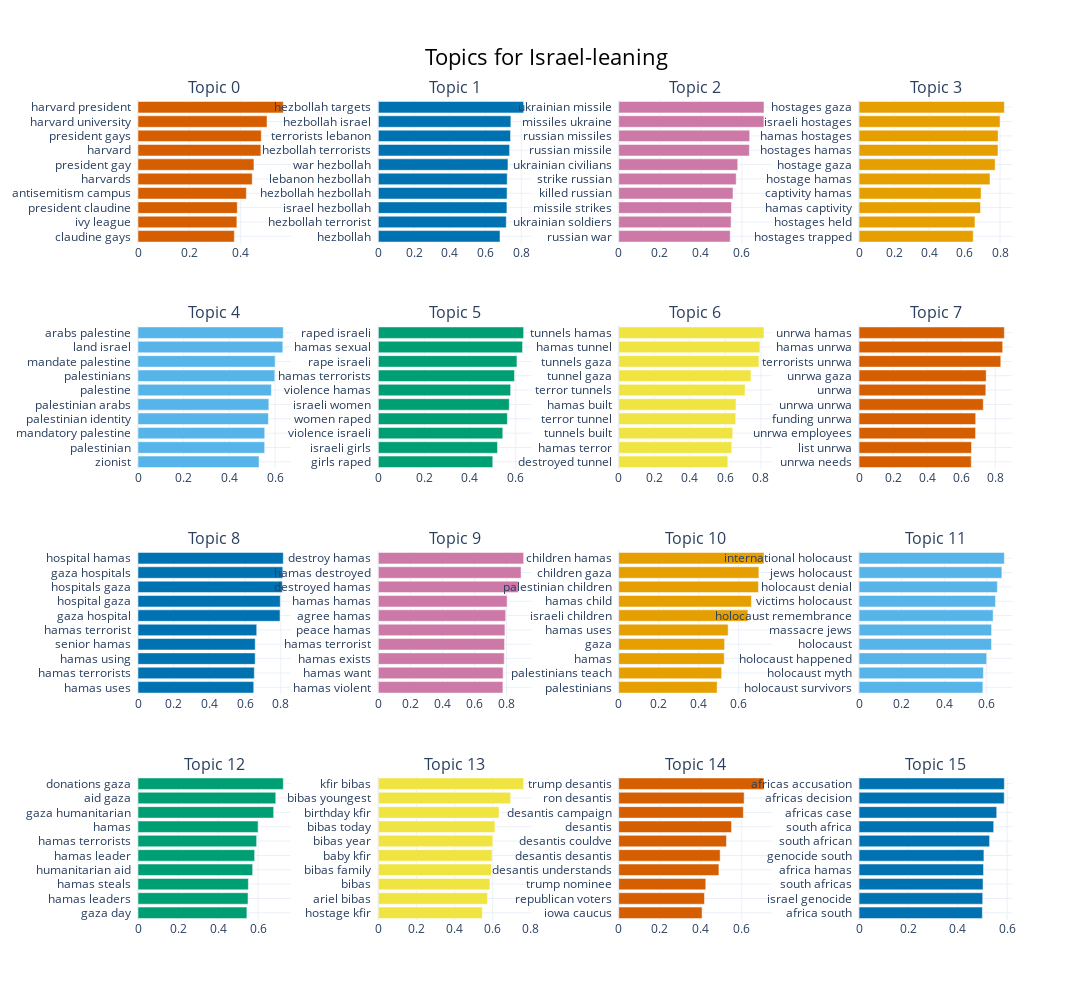

The notebook cell this image was saved under:
### Code cell
topic_model.visualize_barchart(top_n_topics = 16, n_words = 20, title = "Topics for Israel-leaning", height = 250, width = 350)

### Figure 1 — Plotly figure (JSON) as saved in the notebook; plotly's stock layout.template omitted (floating-point values rounded to 4 significant figures)
{"data": [{"marker": {"color": "#D55E00"}, "orientation": "h", "type": "bar", "x": [0.3753, 0.3852, 0.3868, 0.4221, 0.445, 0.4517, 0.4788, 0.4803, 0.5027, 0.566], "xaxis": "x", "y": ["claudine gays  ", "ivy league  ", "president claudine  ", "antisemitism campus  ", "harvards  ", "president gay  ", "harvard  ", "president gays  ", "harvard university  ", "harvard president  "], "yaxis": "y"}, {"marker": {"color": "#0072B2"}, "orientation": "h", "type": "bar", "x": [0.6813, 0.7164, 0.72, 0.7209, 0.7217, 0.7258, 0.735, 0.7404, 0.742, 0.8137], "xaxis": "x2", "y": ["hezbollah  ", "hezbollah terrorist  ", "israel hezbollah  ", "hezbollah hezbollah  ", "lebanon hezbollah  ", "war hezbollah  ", "hezbollah terrorists  ", "terrorists lebanon  ", "hezbollah israel  ", "hezbollah targets  "], "yaxis": "y2"}, {"marker": {"color": "#CC79A7"}, "orientation": "h", "type": "bar", "x": [0.5427, 0.5471, 0.549, 0.5564, 0.5719, 0.5795, 0.636, 0.6376, 0.7069, 0.7073], "xaxis": "x3", "y": ["russian war  ", "ukrainian soldiers  ", "missile strikes  ", "killed russian  ", "strike russian  ", "ukrainian civilians  ", "russian missile  ", "russian missiles  ", "missiles ukraine  ", "ukrainian missile  "], "yaxis": "y3"}, {"marker": {"color": "#E69F00"}, "orientation": "h", "type": "bar", "x": [0.6477, 0.6575, 0.689, 0.6923, 0.7428, 0.7719, 0.7882, 0.7889, 0.7997, 0.8243], "xaxis": "x4", "y": ["hostages trapped  ", "hostages held  ", "hamas captivity  ", "captivity hamas  ", "hostage hamas  ", "hostage gaza  ", "hostages hamas  ", "hamas hostages  ", "israeli hostages  ", "hostages gaza  "], "yaxis": "y4"}, {"marker": {"color": "#56B4E9"}, "orientation": "h", "type": "bar", "x": [0.5298, 0.5544, 0.5546, 0.5706, 0.5726, 0.5838, 0.5989, 0.5999, 0.6338, 0.6359], "xaxis": "x5", "y": ["zionist  ", "palestinian  ", "mandatory palestine  ", "palestinian identity  ", "palestinian arabs  ", "palestine  ", "palestinians  ", "mandate palestine  ", "land israel  ", "arabs palestine  "], "yaxis": "y5"}, {"marker": {"color": "#009E73"}, "orientation": "h", "type": "bar", "x": [0.4995, 0.5202, 0.5432, 0.5634, 0.5715, 0.5775, 0.5944, 0.6051, 0.6295, 0.6344], "xaxis": "x6", "y": ["girls raped  ", "israeli girls  ", "violence israeli  ", "women raped  ", "israeli women  ", "violence hamas  ", "hamas terrorists  ", "rape israeli  ", "hamas sexual  ", "raped israeli  "], "yaxis": "y6"}, {"marker": {"color": "#F0E442"}, "orientation": "h", "type": "bar", "x": [0.6139, 0.6361, 0.6416, 0.6584, 0.6599, 0.7109, 0.744, 0.7888, 0.7944, 0.8174], "xaxis": "x7", "y": ["destroyed tunnel  ", "hamas terror  ", "tunnels built  ", "terror tunnel  ", "hamas built  ", "terror tunnels  ", "tunnel gaza  ", "tunnels gaza  ", "hamas tunnel  ", "tunnels hamas  "], "yaxis": "y7"}, {"marker": {"color": "#D55E00"}, "orientation": "h", "type": "bar", "x": [0.6592, 0.6607, 0.6846, 0.6853, 0.7299, 0.7448, 0.7469, 0.8327, 0.8438, 0.8537], "xaxis": "x8", "y": ["unrwa needs  ", "list unrwa  ", "unrwa employees  ", "funding unrwa  ", "unrwa unrwa  ", "unrwa  ", "unrwa gaza  ", "terrorists unrwa  ", "hamas unrwa  ", "unrwa hamas  "], "yaxis": "y8"}, {"marker": {"color": "#0072B2"}, "orientation": "h", "type": "bar", "x": [0.6484, 0.6517, 0.6565, 0.6568, 0.6652, 0.7957, 0.797, 0.8087, 0.8112, 0.814], "xaxis": "x9", "y": ["hamas uses  ", "hamas terrorists  ", "hamas using  ", "senior hamas  ", "hamas terrorist  ", "gaza hospital  ", "hospital gaza  ", "hospitals gaza  ", "gaza hospitals  ", "hospital hamas  "], "yaxis": "y9"}, {"marker": {"color": "#CC79A7"}, "orientation": "h", "type": "bar", "x": [0.7774, 0.7788, 0.7855, 0.7876, 0.7898, 0.7946, 0.8037, 0.8735, 0.8907, 0.9067], "xaxis": "x10", "y": ["hamas violent  ", "hamas want  ", "hamas exists  ", "hamas terrorist  ", "peace hamas  ", "agree hamas  ", "hamas hamas  ", "destroyed hamas  ", "hamas destroyed  ", "destroy hamas  "], "yaxis": "y10"}, {"marker": {"color": "#E69F00"}, "orientation": "h", "type": "bar", "x": [0.4918, 0.5145, 0.5275, 0.5292, 0.547, 0.6457, 0.6634, 0.6986, 0.7005, 0.7262], "xaxis": "x11", "y": ["palestinians  ", "palestinians teach  ", "hamas  ", "gaza  ", "hamas uses  ", "israeli children  ", "hamas child  ", "palestinian children  ", "children gaza  ", "children hamas  "], "yaxis": "y11"}, {"marker": {"color": "#56B4E9"}, "orientation": "h", "type": "bar", "x": [0.5817, 0.584, 0.5994, 0.6221, 0.6223, 0.6298, 0.6409, 0.6496, 0.6707, 0.6824], "xaxis": "x12", "y": ["holocaust survivors  ", "holocaust myth  ", "holocaust happened  ", "holocaust  ", "massacre jews  ", "holocaust remembrance  ", "victims holocaust  ", "holocaust denial  ", "jews holocaust  ", "international holocaust  "], "yaxis": "y12"}, {"marker": {"color": "#009E73"}, "orientation": "h", "type": "bar", "x": [0.5442, 0.5498, 0.5514, 0.5729, 0.5829, 0.5928, 0.6001, 0.6779, 0.6885, 0.7261], "xaxis": "x13", "y": ["gaza day  ", "hamas leaders  ", "hamas steals  ", "humanitarian aid  ", "hamas leader  ", "hamas terrorists  ", "hamas  ", "gaza humanitarian  ", "aid gaza  ", "donations gaza  "], "yaxis": "y13"}, {"marker": {"color": "#F0E442"}, "orientation": "h", "type": "bar", "x": [0.546, 0.5733, 0.5858, 0.5939, 0.5971, 0.6006, 0.6119, 0.6331, 0.6943, 0.7626], "xaxis": "x14", "y": ["hostage kfir  ", "ariel bibas  ", "bibas  ", "bibas family  ", "baby kfir  ", "bibas year  ", "bibas today  ", "birthday kfir  ", "bibas youngest  ", "kfir bibas  "], "yaxis": "y14"}, {"marker": {"color": "#D55E00"}, "orientation": "h", "type": "bar", "x": [0.4066, 0.4183, 0.4247, 0.4887, 0.4948, 0.5256, 0.5503, 0.608, 0.6117, 0.7086], "xaxis": "x15", "y": ["iowa caucus  ", "republican voters  ", "trump nominee  ", "desantis understands  ", "desantis desantis  ", "desantis couldve  ", "desantis  ", "desantis campaign  ", "ron desantis  ", "trump desantis  "], "yaxis": "y15"}, {"marker": {"color": "#0072B2"}, "orientation": "h", "type": "bar", "x": [0.4994, 0.5009, 0.5023, 0.5042, 0.5057, 0.5287, 0.5454, 0.5577, 0.588, 0.5886], "xaxis": "x16", "y": ["africa south  ", "israel genocide  ", "south africas  ", "africa hamas  ", "genocide south  ", "south african  ", "south africa  ", "africas case  ", "africas decision  ", "africas accusation  "], "yaxis": "y16"}], "layout": {"annotations": [{"font": {"size": 16}, "showarrow": false, "text": "Topic 0", "x": 0.0875, "xanchor": "center", "xref": "paper", "y": 1, "yanchor": "bottom", "yref": "paper"}, {"font": {"size": 16}, "showarrow": false, "text": "Topic 1", "x": 0.3625, "xanchor": "center", "xref": "paper", "y": 1, "yanchor": "bottom", "yref": "paper"}, {"font": {"size": 16}, "showarrow": false, "text": "Topic 2", "x": 0.6375, "xanchor": "center", "xref": "paper", "y": 1, "yanchor": "bottom", "yref": "paper"}, {"font": {"size": 16}, "showarrow": false, "text": "Topic 3", "x": 0.9125, "xanchor": "center", "xref": "paper", "y": 1, "yanchor": "bottom", "yref": "paper"}, {"font": {"size": 16}, "showarrow": false, "text": "Topic 4", "x": 0.0875, "xanchor": "center", "xref": "paper", "y": 0.725, "yanchor": "bottom", "yref": "paper"}, {"font": {"size": 16}, "showarrow": false, "text": "Topic 5", "x": 0.3625, "xanchor": "center", "xref": "paper", "y": 0.725, "yanchor": "bottom", "yref": "paper"}, {"font": {"size": 16}, "showarrow": false, "text": "Topic 6", "x": 0.6375, "xanchor": "center", "xref": "paper", "y": 0.725, "yanchor": "bottom", "yref": "paper"}, {"font": {"size": 16}, "showarrow": false, "text": "Topic 7", "x": 0.9125, "xanchor": "center", "xref": "paper", "y": 0.725, "yanchor": "bottom", "yref": "paper"}, {"font": {"size": 16}, "showarrow": false, "text": "Topic 8", "x": 0.0875, "xanchor": "center", "xref": "paper", "y": 0.45, "yanchor": "bottom", "yref": "paper"}, {"font": {"size": 16}, "showarrow": false, "text": "Topic 9", "x": 0.3625, "xanchor": "center", "xref": "paper", "y": 0.45, "yanchor": "bottom", "yref": "paper"}, {"font": {"size": 16}, "showarrow": false, "text": "Topic 10", "x": 0.6375, "xanchor": "center", "xref": "paper", "y": 0.45, "yanchor": "bottom", "yref": "paper"}, {"font": {"size": 16}, "showarrow": false, "text": "Topic 11", "x": 0.9125, "xanchor": "center", "xref": "paper", "y": 0.45, "yanchor": "bottom", "yref": "paper"}, {"font": {"size": 16}, "showarrow": false, "text": "Topic 12", "x": 0.0875, "xanchor": "center", "xref": "paper", "y": 0.175, "yanchor": "bottom", "yref": "paper"}, {"font": {"size": 16}, "showarrow": false, "text": "Topic 13", "x": 0.3625, "xanchor": "center", "xref": "paper", "y": 0.175, "yanchor": "bottom", "yref": "paper"}, {"font": {"size": 16}, "showarrow": false, "text": "Topic 14", "x": 0.6375, "xanchor": "center", "xref": "paper", "y": 0.175, "yanchor": "bottom", "yref": "paper"}, {"font": {"size": 16}, "showarrow": false, "text": "Topic 15", "x": 0.9125, "xanchor": "center", "xref": "paper", "y": 0.175, "yanchor": "bottom", "yref": "paper"}], "height": 1000, "hoverlabel": {"bgcolor": "white", "font": {"family": "Rockwell", "size": 16}}, "showlegend": false, "title": {"font": {"color": "Black", "size": 22}, "text": "Topics for Israel-leaning", "x": 0.5, "xanchor": "center", "yanchor": "top"}, "width": 1400, "xaxis": {"anchor": "y", "domain": [0, 0.175], "showgrid": true}, "xaxis10": {"anchor": "y10", "domain": [0.275, 0.45], "showgrid": true}, "xaxis11": {"anchor": "y11", "domain": [0.55, 0.725], "showgrid": true}, "xaxis12": {"anchor": "y12", "domain": [0.825, 1], "showgrid": true}, "xaxis13": {"anchor": "y13", "domain": [0, 0.175], "showgrid": true}, "xaxis14": {"anchor": "y14", "domain": [0.275, 0.45], "showgrid": true}, "xaxis15": {"anchor": "y15", "domain": [0.55, 0.725], "showgrid": true}, "xaxis16": {"anchor": "y16", "domain": [0.825, 1], "showgrid": true}, "xaxis2": {"anchor": "y2", "domain": [0.275, 0.45], "showgrid": true}, "xaxis3": {"anchor": "y3", "domain": [0.55, 0.725], "showgrid": true}, "xaxis4": {"anchor": "y4", "domain": [0.825, 1], "showgrid": true}, "xaxis5": {"anchor": "y5", "domain": [0, 0.175], "showgrid": true}, "xaxis6": {"anchor": "y6", "domain": [0.275, 0.45], "showgrid": true}, "xaxis7": {"anchor": "y7", "domain": [0.55, 0.725], "showgrid": true}, "xaxis8": {"anchor": "y8", "domain": [0.825, 1], "showgrid": true}, "xaxis9": {"anchor": "y9", "domain": [0, 0.175], "showgrid": true}, "yaxis": {"anchor": "x", "domain": [0.825, 1], "showgrid": true}, "yaxis10": {"anchor": "x10", "domain": [0.275, 0.45], "showgrid": true}, "yaxis11": {"anchor": "x11", "domain": [0.275, 0.45], "showgrid": true}, "yaxis12": {"anchor": "x12", "domain": [0.275, 0.45], "showgrid": true}, "yaxis13": {"anchor": "x13", "domain": [0, 0.175], "showgrid": true}, "yaxis14": {"anchor": "x14", "domain": [0, 0.175], "showgrid": true}, "yaxis15": {"anchor": "x15", "domain": [0, 0.175], "showgrid": true}, "yaxis16": {"anchor": "x16", "domain": [0, 0.175], "showgrid": true}, "yaxis2": {"anchor": "x2", "domain": [0.825, 1], "showgrid": true}, "yaxis3": {"anchor": "x3", "domain": [0.825, 1], "showgrid": true}, "yaxis4": {"anchor": "x4", "domain": [0.825, 1], "showgrid": true}, "yaxis5": {"anchor": "x5", "domain": [0.55, 0.725], "showgrid": true}, "yaxis6": {"anchor": "x6", "domain": [0.55, 0.725], "showgrid": true}, "yaxis7": {"anchor": "x7", "domain": [0.55, 0.725], "showgrid": true}, "yaxis8": {"anchor": "x8", "domain": [0.55, 0.725], "showgrid": true}, "yaxis9": {"anchor": "x9", "domain": [0.275, 0.45], "showgrid": true}}}
